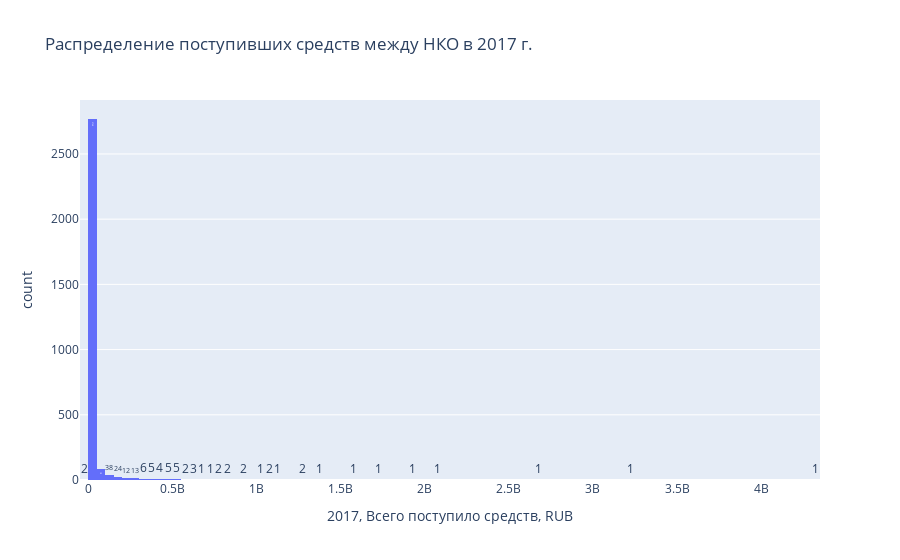

Notebook cell for this chart:
### Markdown cell above
Большая разница между средними и медианными значениями позволяет предположить, что распределение полученных средств между НКО очень неравномерно. 

Проверим это с помощью гистограммы, демонстрирующей распределение поступивших средств между НКО в 2017 г.

Ось Х: размер поступивших средств в НКО (млрд руб.)

Ось Y: количество действующих НКО

Количество корзин: 100

### Code cell
import plotly
import plotly.express as px

fig = px.histogram(
    active_nko_df,
    x="2017, Всего поступило средств, RUB", 
    y="Регистрационный номер",
    histfunc="count", 
    nbins=100, 
    text_auto=True,
    title='Распределение поступивших средств между НКО в 2017 г.'
)
fig.show()

### Figure 1 — Plotly figure (JSON) as saved in the notebook; plotly's stock layout.template omitted (floating-point values rounded to 4 significant figures; data arrays with more than 128 entries replaced by an {"elided": "..."} marker saying what was removed)
{"data": [{"alignmentgroup": "True", "bingroup": "x", "histfunc": "count", "hovertemplate": "2017, Всего поступило средств, RUB=%{x}<br>count=%{y}<extra></extra>", "legendgroup": "", "marker": {"color": "#636efa", "pattern": {"shape": ""}}, "name": "", "nbinsx": 100, "offsetgroup": "", "orientation": "v", "showlegend": false, "texttemplate": "%{value}", "type": "histogram", "x": {"elided": "11154 int values"}, "xaxis": "x", "y": {"elided": "11154 int values"}, "yaxis": "y"}], "layout": {"barmode": "relative", "legend": {"tracegroupgap": 0}, "title": {"text": "Распределение поступивших средств между НКО в 2017 г."}, "xaxis": {"anchor": "y", "domain": [0, 1], "title": {"text": "2017, Всего поступило средств, RUB"}}, "yaxis": {"anchor": "x", "domain": [0, 1], "title": {"text": "count"}}}}
